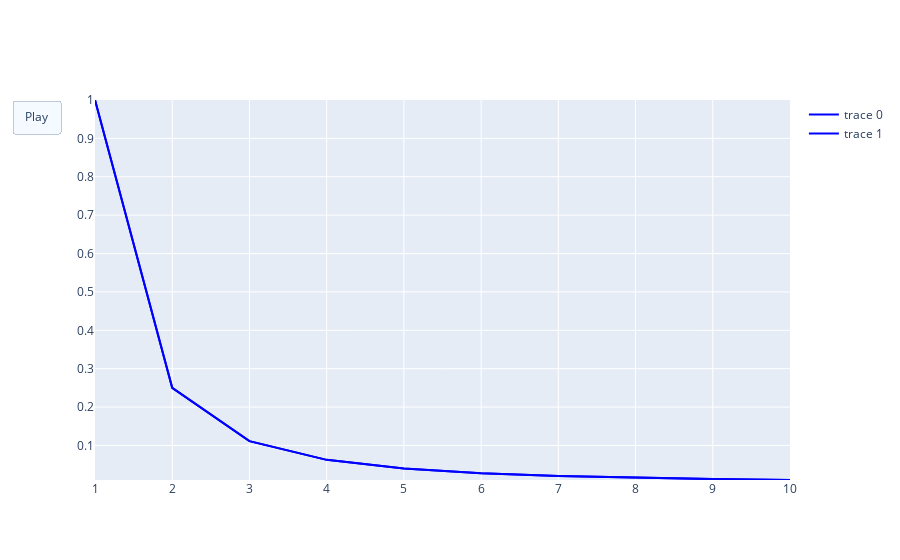

Notebook source saved alongside this figure:
### Markdown cell above
# Animated ploty graph demenstartion

modify the equation below to generate graphs types and visualize in the graph

### Code cell
import plotly.graph_objects as go

import numpy as np
x = np.linspace(1, 10, 10)
y = x ** -2

print(x,y)

fig = go.Figure(
    data=[go.Scatter(x=x, y=y,
                     mode="lines",
                     line=dict(width=2, color="blue")),
          go.Scatter(x=x, y=y,
                     mode="lines",
                     line=dict(width=2, color="blue"))],

)

fig.update_layout(
        xaxis=dict(range=[min(x), max(x)], autorange=False),
        yaxis=dict(range=[min(y), max(y)], autorange=False),
        updatemenus=[dict(
            type="buttons",
            buttons=[dict(label="Play",
                          method="animate",
                          args=[None])])]
)

fig.frames = [
    go.Frame(data=[
        go.Scatter(x=[x[k]], y=[y[k]], mode="markers", marker=dict(color="red", size=10))
    ])
    for k in range(len(x))
]

fig.show()

### Figure 1 — Plotly figure (JSON) as saved in the notebook; plotly's stock layout.template omitted (floating-point values rounded to 4 significant figures)
{"data": [{"line": {"color": "blue", "width": 2}, "mode": "lines", "type": "scatter", "x": [1, 2, 3, 4, 5, 6, 7, 8, 9, 10], "y": [1, 0.25, 0.1111, 0.0625, 0.04, 0.02778, 0.02041, 0.01562, 0.01235, 0.01]}, {"line": {"color": "blue", "width": 2}, "mode": "lines", "type": "scatter", "x": [1, 2, 3, 4, 5, 6, 7, 8, 9, 10], "y": [1, 0.25, 0.1111, 0.0625, 0.04, 0.02778, 0.02041, 0.01562, 0.01235, 0.01]}], "layout": {"updatemenus": [{"buttons": [{"args": [null], "label": "Play", "method": "animate"}], "type": "buttons"}], "xaxis": {"autorange": false, "range": [1, 10]}, "yaxis": {"autorange": false, "range": [0.01, 1]}}}
